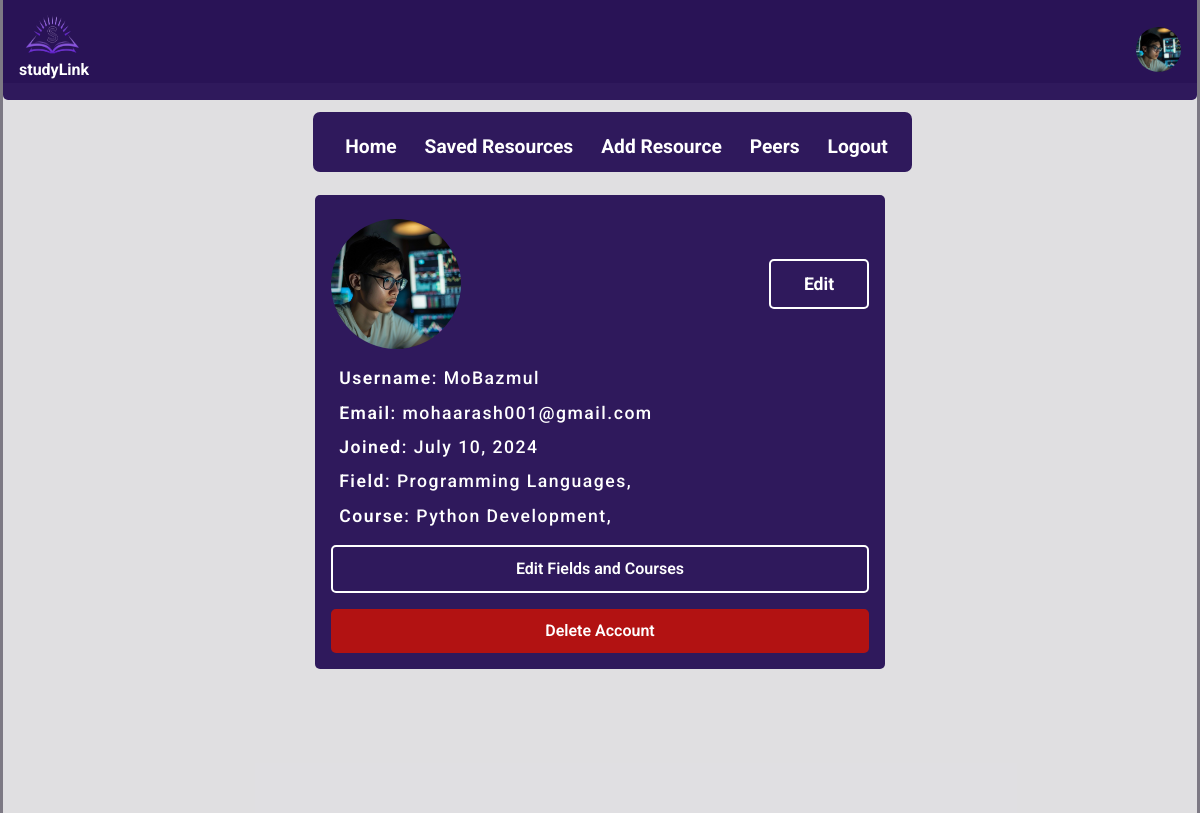
Page /account (signed in) on the committed database.
### studylink/models.py (models this page shows, shortened)
class User(db.Model, UserMixin):
  __tablename__ = 'user'
  id = db.Column(db.Integer, primary_key=True)
  username = db.Column(db.String(20), unique=True, nullable=False)
  email = db.Column(db.String(120), unique=True, nullable=False)
  image_file = db.Column(db.String(60), nullable=False, default='profile.jpg')
  password = db.Column(db.String(60), nullable=False)
  joined = db.Column(db.DateTime, default=datetime.utcnow)
  website = db.Column(db.String(120))
  twitter = db.Column(db.String(100))
  github = db.Column(db.String(100))
  user_fields = db.relationship('UserFields', backref='user', lazy=True, cascade='all, delete-orphan')
  user_resources = db.relationship('UserResources', backref='user', lazy=True)
  reviews = db.relationship('Reviews', backref='user', lazy=True)
  replies = db.relationship('Reply', backref='user', lazy=True)
  resources = db.relationship('Resources', back_populates='user')

class Fields(db.Model):
  __tablename__ = 'fields'
  id = db.Column(db.Integer, primary_key=True)
  field_name = db.Column(db.String(60), nullable=False)
  courses = db.relationship('Courses', backref='fields', lazy=True)

class Courses(db.Model):
  __tablename__ = 'courses'
  id = db.Column(db.Integer, primary_key=True)
  course_name = db.Column(db.String(60), nullable=False)
  field_id = db.Column(db.Integer, db.ForeignKey('fields.id'), nullable=False)

### studylink/routes.py (the view)
@app.route("/account", methods=['GET', 'POST'])
@login_required
def account():
  fields, courses = set(), set()
  user_id = current_user.id
  form = UpdateAccountForm()
  if form.validate_on_submit():
    if form.picture.data:
      picture_file = save_picture(form.picture.data)
      current_user.image_file = picture_file
    current_user.username = form.username.data
    current_user.email = form.email.data
    current_user.website = form.website.data
    current_user.twitter = form.twitter.data
    current_user.github = form.github.data
    db.session.commit()
    flash("Your account has been updated", 'success')
    return redirect(url_for('account'))
  elif request.method == 'GET':
    form.username.data = current_user.username
    form.email.data = current_user.email
  user_fields = UserFields.query.filter_by(user_id=user_id).all()
  for field in user_fields:
    fields.add(field.fields.field_name)
  for course in user_fields:
    courses.add(course.courses.course_name)
  fields_length = len(fields)
  courses_length = len(courses)
  image_file = url_for('static', filename='images/' + current_user.image_file)
  return render_template('account.html', title='Account', image_file=image_file, form=form, courses=courses, fields=fields, fields_length=fields_length, courses_length=courses_length)

### studylink/models.py (called while the page is built)
@login_manager.user_loader
def load_user(user_id):
  return User.query.get(int(user_id))

### studylink/routes.py (called while the page is built)
@app.template_filter('format_datetime')
def format_datetime(value):
  if value is None:
    return ""
  return value.strftime("%B %d, %Y")

### studylink/templates/account.html (shortened to what this page needs)
{% extends "base.html" %}
{% block content %}
  <section class="account-content">
    <section class="media">
      <section class="prof">
        <img class="rounded-image" src="{{ image_file }}" alt="Profile Pic">
        <button class="edit">
          <a href="#form-details">Edit</a>
        </button>
      </section>
      <section class="flexed">
        <p class="account-details"><span class="account-style">Username</span>: {{ current_user.username }}</p>
        <p class="account-details"><span class="account-style">Email</span>: {{ current_user.email }}</p>
        <p class="account-details"><span class="account-style">Joined</span>: {{ current_user.joined | format_datetime }}</p>
        <p class="account-details">
          {% if fields_length > 1 %}
            <span class="account-style">Fields</span>:
          {% elif fields_length == 1 %}
            <span class="account-style">Field</span>:
          {% endif %}
          {% for user_field in fields %}
            {{ user_field }},
          {% endfor %}
        </p>
        <p class="account-details">
          {% if courses_length > 1 %}
            <span class="account-style">Courses</span>:
          {% elif courses_length == 1 %}
            <span class="account-style">Course</span>:
          {% endif %}
          {% for user_course in courses %}
            {{ user_course }},
          {% endfor %}
        </p>
      </section>
      <section class="buttons">
        <button class="bt-fields">
          <a href="{{ url_for('edit') }}" style="text-decoration: none; color: #fff;">Edit Fields and Courses</a>
        </button>
        <section class="two-buttons">
          <button class="delete-btn action">Delete Account</button>
        </section>
      </section>
    </section>
  </section>
{% endblock %}

### studylink/templates/base.html (shortened to what this page needs)
<!DOCTYPE html>
<html lang="en">
<head>
  <link href="https://cdn.jsdelivr.net/npm/bootstrap@5.3.3/dist/css/bootstrap.min.css" rel="stylesheet">
  <link rel="stylesheet" href="{{ url_for('static', filename='styles.css') }}">
  <link rel="stylesheet" href="https://cdnjs.cloudflare.com/ajax/libs/font-awesome/4.7.0/css/font-awesome.min.css">
</head>
<body>
  {% if current_user.is_authenticated %}
    <header class="header">
      <section class="header__head">
        <section class="logo1">
          <img src="{{ url_for('static', filename='images/logo.png') }}" alt="logo">
          <span class="name1">studyLink</span>
        </section>
        <nav style="margin-top: 12rem; background-color: #240c54ef; height: 60px; border-radius: 7px;">
          <ul>
            <li><a  href="{{ url_for('home') }}"></i>Home</a></li>
            <li><a href="{{ url_for('saved_resources') }}">Saved Resources</a></li>
            <li><a href="{{ url_for('add_resource') }}">Add Resource</a></li>
            <li><a href="{{ url_for('peers') }}">Peers</a></li>
            <li><a href="{{ url_for('logout') }}">Logout</a></li>
          </ul>
        </nav>
        <a href="{{ url_for('account') }}">
          <img class="account" src="{{ url_for('static', filename='images/' + current_user.image_file) }}" alt="Profile Pic" title="User Profile" width="45" height="45">
        </a>
      </section>
    </header>
  {% endif %}
  <main class="main">
    {% block content %}{% endblock %}
  </main>
</body>
</html>

### rows in the picture
User: image_file (placeholder picture), username "MoBazmul", email "mohaarash001@gmail.com", joined "July 10, 2024"
Fields: field_name "Programming Languages"
Courses: course_name "Python Development"
